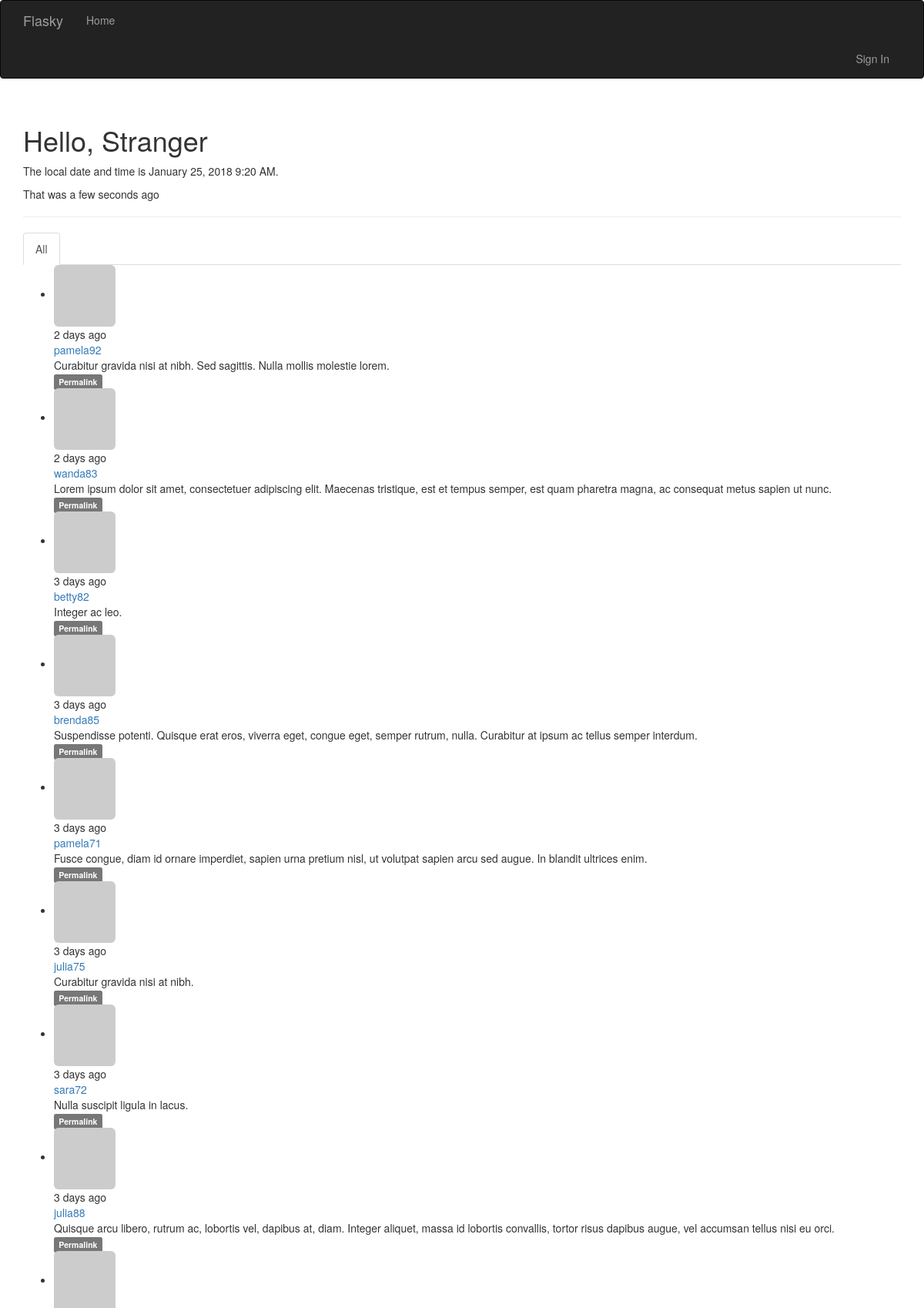
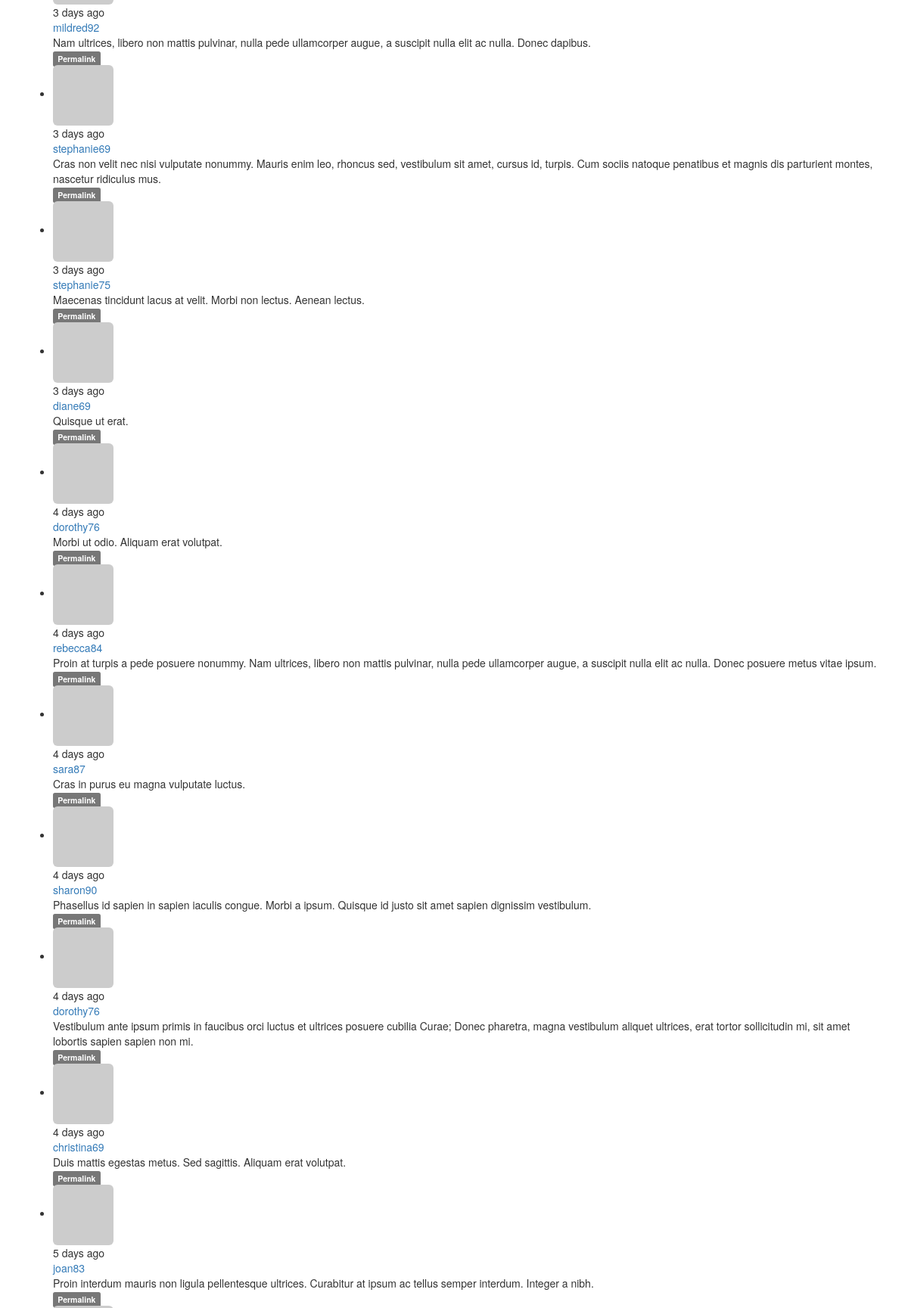
Screenshot of /?page=2 (upper part) with the database file from the repository (2 pictures, top to bottom).
### vflask/restart/app/models.py (models this page shows, shortened)
class Post(db.Model):
    __tablename__ = 'posts'
    id = db.Column(db.Integer, primary_key=True)
    body = db.Column(db.Text)
    timestamp = db.Column(db.DateTime, index=True, default=datetime.utcnow)
    author_id = db.Column(db.Integer, db.ForeignKey('users.id'))
    body_html = db.Column(db.Text)

class User(UserMixin, db.Model):
    __tablename__ = 'users'
    id = db.Column(db.Integer, primary_key=True)
    email = db.Column(db.String(64), unique=True, index=True)
    username = db.Column(db.String(64), unique=True, index=True)
    role_id = db.Column(db.Integer, db.ForeignKey('roles.id'))
    password_hash = db.Column(db.String(128))
    confirmed = db.Column(db.Boolean, default=False)
    name = db.Column(db.String(64))
    location = db.Column(db.String(64))
    about_me = db.Column(db.Text())
    member_since = db.Column(db.DateTime(), default=datetime.utcnow)
    last_seen = db.Column(db.DateTime(), default=datetime.utcnow)
    avatar_hash = db.Column(db.String(32))
    posts = db.relationship('Post', backref='author', lazy='dynamic')
    followed = db.relationship('Follow',
                               foreign_keys=[Follow.follower_id],
                               backref=db.backref('follower', lazy='joined'),
                               lazy='dynamic',
                               cascade='all, delete-orphan')
    followers = db.relationship('Follow',
                                foreign_keys=[Follow.followed_id],
                                backref=db.backref('followed', lazy='joined'),
                                lazy='dynamic',
                                cascade='all, delete-orphan')
    @property
    def password(self):
        raise AttributeError('password is not a readable attribute')
    def gravatar(self, size=100, default='identicon', rating='g'):
        if request.is_secure:
            url = 'https://secure.gravatar.com/avatar'
        else:
            url = 'http://www.gravatar.com/avatar'
        hash = self.avatar_hash or hashlib.md5(self.email.encode(
            'utf-8'
        )).hexdigest()
        return '{url}/{hash}?s={size}&d={default}&r={rating}'.format(
            url=url, hash=hash, size=size, default=default, rating=rating)

### vflask/restart/app/main/views.py (the view)
@main.route('/', methods=['GET', 'POST'])
def index():
    form = PostForm()
    if current_user.can(Permission.WRITE_ARTICLES) and \
            form.validate_on_submit():
        post = Post(body=form.body.data,
                    author=current_user._get_current_object())
        db.session.add(post)
        return redirect(url_for('.index'))
    page = request.args.get('page', 1, type=int)
    show_followed = False
    if current_user.is_authenticated:
        show_followed = bool(request.cookies.get('show_followed', ''))
    if show_followed:
        query = current_user.followed_posts
    else:
        query = Post.query
    pagination = query.order_by(Post.timestamp.desc()).paginate(
        page, per_page=current_app.config['FLASKY_POSTS_PER_PAGE'],
        error_out=False)
    posts = pagination.items
    return render_template('index.html',
                            form=form,
                            posts=posts,
                            show_followed=show_followed,
                            pagination=pagination,
                            current_time=datetime.utcnow())

### vflask/restart/app/auth/views.py (called while the page is built)
@auth.before_app_request
def before_request():
    if current_user.is_authenticated:
        current_user.ping()
        if not current_user.confirmed and request.endpoint[:5] != 'auth.':
            return redirect(url_for('auth.unconfirmed'))

### vflask/restart/app/main/__init__.py (called while the page is built)
@main.app_context_processor
def inject_perissions():
    return dict(Permission=Permission)

### vflask/restart/app/main/views.py (called while the page is built)
@main.before_app_request
def before_request():
    if current_user.is_authenticated:
        current_user.ping()
        if not current_user.confirmed and request.endpoint[:5] != 'auth.':
            return redirect(url_for('auth.unconfirmed'))

### vflask/restart/app/models.py (called while the page is built)
    def can(self, permissions):
        return False

    def is_administrator(self):
        return False

### vflask/restart/app/templates/index.html (shortened to what this page needs)
{% extends "base.html" %}
{% import "bootstrap/wtf.html" as wtf %}
{% import "_macros.html" as macros %}
{% block page_content %}
<div class="page-header">
    <h1> Hello,
        {% if current_user.is_authenticated %}
            {{ current_user.username }}
        {% else %}
            Stranger
        {% endif %}
    </h1>
    <p> The local date and time is {{ moment(current_time).format('LLL') }}.</p>
    <p> That was {{ moment(current_time).fromNow(refresh=True) }}</p>
</div>
<div class="post-tabs">
    <ul class="nav nav-tabs">
        <li{% if not show_followed %} class="active"{% endif %}><a href="{{ url_for('.show_all') }}">All</a></li>
    </ul>
    {% include '_posts.html' %}
{% endblock %}

### vflask/restart/app/templates/_posts.html (shortened to what this page needs)
</div>
<ul class="posts">
    {% for post in posts %}
    <li class="post">
        <div class="post-content">
            <div class="profile-thmbnail">
                <a href="{{ url_for('.user', username=post.author.username) }}">
                <img class="img-rounded profile-thumbnail"
                    src="{{ post.author.gravatar(size=40) }}">
                </a>
            </div>
            <div class="post-date">{{ moment(post.timestamp).fromNow() }}</div>
            <div class="post-author">
                <a href="{{ url_for('.user', username=post.author.username) }}">
                    {{ post.author.username }}
                </a>
            </div>
            <div class="post-body">
            {% if post.body_html %}
                {{ post.body_html | safe }}
            {% else %}
                {{ post.body }}
            {% endif %}
            </div>
            <div class="post-footer">
                <a href="{{ url_for('.post', id=post.id) }}">
                    <span class="label label-default">Permalink</span>
                </a>
            </div>
        </div>
    </li>
    {% endfor %}
</ul>
</div>

### rows the page displays
Post: timestamp "2 days ago", author.username "pamela92", body "Curabitur gravida nisi at nibh. Sed sagittis. Nulla mollis molestie lorem."
Post: timestamp "2 days ago", author.username "wanda83", body "Lorem ipsum dolor sit amet, consectetuer adipiscing elit. Maecenas tristique, est et tempus semper, est quam pharetra magna, ac consequat metus sapien ut nunc."
Post: timestamp "3 days ago", author.username "betty82", body "Integer ac leo."
Post: timestamp "3 days ago", author.username "brenda85", body "Suspendisse potenti. Quisque erat eros, viverra eget, congue eget, semper rutrum, nulla. Curabitur at ipsum ac tellus semper interdum."
Post: timestamp "3 days ago", author.username "pamela71", body "Fusce congue, diam id ornare imperdiet, sapien urna pretium nisl, ut volutpat sapien arcu sed augue. In blandit ultrices enim."
Post: timestamp "3 days ago", author.username "julia75", body "Curabitur gravida nisi at nibh."
Post: timestamp "3 days ago", author.username "sara72", body "Nulla suscipit ligula in lacus."
Post: timestamp "3 days ago", author.username "julia88", body "Quisque arcu libero, rutrum ac, lobortis vel, dapibus at, diam. Integer aliquet, massa id lobortis convallis, tortor risus dapibus augue, vel accumsan tellus nisi eu orci."
Post: timestamp "3 days ago", author.username "mildred92", body "Nam ultrices, libero non mattis pulvinar, nulla pede ullamcorper augue, a suscipit nulla elit ac nulla. Donec dapibus."
Post: timestamp "3 days ago", author.username "stephanie69", body "Cras non velit nec nisi vulputate nonummy. Mauris enim leo, rhoncus sed, vestibulum sit amet, cursus id, turpis. Cum sociis natoque penatibus et magnis dis parturient montes, nascetur ridiculus mus."
Post: timestamp "3 days ago", author.username "stephanie75", body "Maecenas tincidunt lacus at velit. Morbi non lectus. Aenean lectus."
Post: timestamp "3 days ago", author.username "diane69", body "Quisque ut erat."
Post: timestamp "4 days ago", author.username "dorothy76", body "Morbi ut odio. Aliquam erat volutpat."
Post: timestamp "4 days ago", author.username "rebecca84", body "Proin at turpis a pede posuere nonummy. Nam ultrices, libero non mattis pulvinar, nulla pede ullamcorper augue, a suscipit nulla elit ac nulla. Donec posuere metus vitae ipsum."
Post: timestamp "4 days ago", author.username "sara87", body "Cras in purus eu magna vulputate luctus."
Post: timestamp "4 days ago", author.username "sharon90", body "Phasellus id sapien in sapien iaculis congue. Morbi a ipsum. Quisque id justo sit amet sapien dignissim vestibulum."
Post: timestamp "4 days ago", author.username "dorothy76", body "Vestibulum ante ipsum primis in faucibus orci luctus et ultrices posuere cubilia Curae; Donec pharetra, magna vestibulum aliquet ultrices, erat tortor sollicitudin mi, sit amet lobortis sapien sapien non mi."
Post: timestamp "4 days ago", author.username "christina69", body "Duis mattis egestas metus. Sed sagittis. Aliquam erat volutpat."
Post: timestamp "5 days ago", author.username "joan83", body "Proin interdum mauris non ligula pellentesque ultrices. Curabitur at ipsum ac tellus semper interdum. Integer a nibh."
